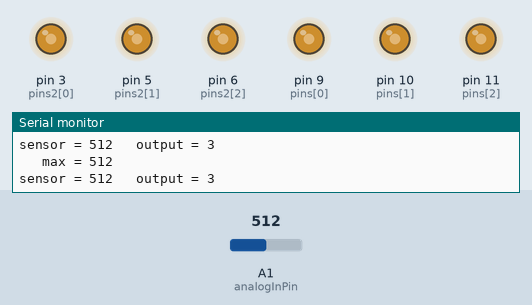
This sketch was run on a simulated Arduino Uno, built with avr-gcc and run on an emulated ATmega328P. Parts: output pins drawn as LEDs (lit = HIGH), the last lines printed to the serial monitor. The inputs (shaded band) are chosen by the test bench; at power-on: A1 (analogInPin) = 512.

Above: at 1.2 s.
1.3 s: A1 (analogInPin) set to 990
At 2.1 s:
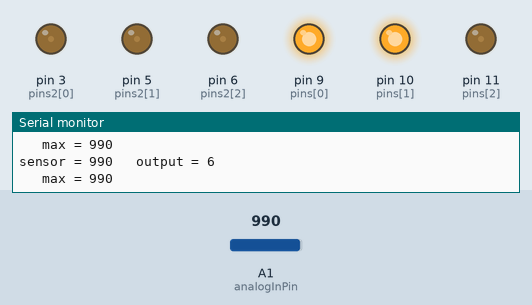
2.8 s: A1 (analogInPin) set to 1013
At 3.3 s:
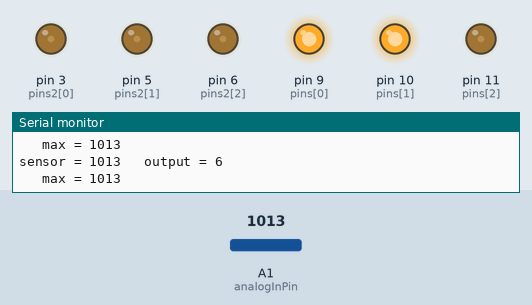
5.8 s: A1 (analogInPin) set to 900
At 6.6 s:
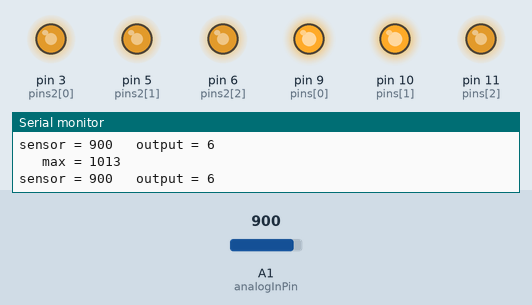
7.3 s: A1 (analogInPin) set to 109
At 8.5 s:
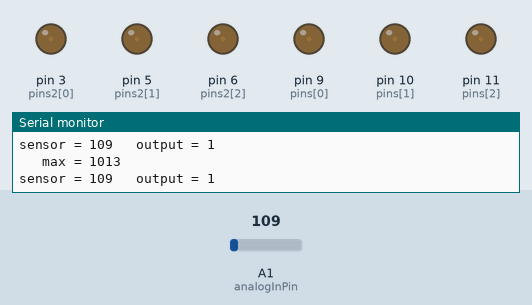
8.8 s: A1 (analogInPin) set to 88
At 9.8 s:
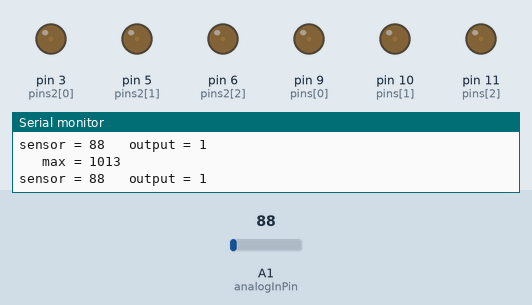
11.8 s: A1 (analogInPin) set to 11
At 12.2 s:
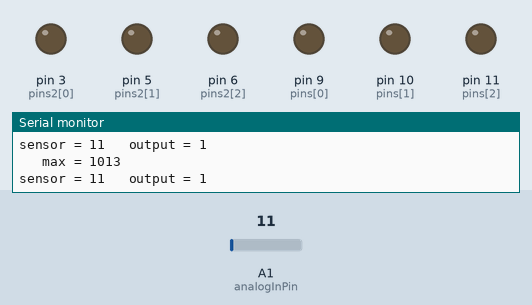
13.3 s: A1 (analogInPin) set to 8
Timing chart, 0 to 16.3 s (numbered marks = the images above; inputs shaded):
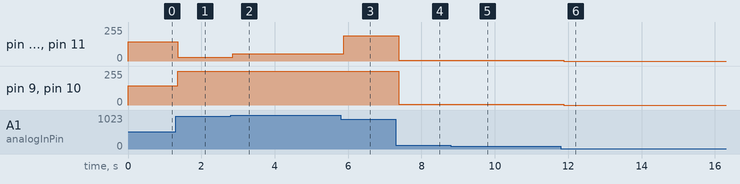

Measured:
- after the input at 1.3 s, pin 3 (pins2[0]), pin 5 (pins2[1]), pin 6 (pins2[2]), pin 11 (pins[2]): 144/255 → 28/255 after 0.05 s; pin 9 (pins[0]), pin 10 (pins[1]): 144/255 → 255/255 after 0.05 s
- after the input at 2.8 s, pin 3 (pins2[0]), pin 5 (pins2[1]), pin 6 (pins2[2]), pin 11 (pins[2]): 28/255 → 53/255 after 0.06 s
- after the input at 5.8 s, pin 3 (pins2[0]), pin 5 (pins2[1]), pin 6 (pins2[2]), pin 11 (pins[2]): 53/255 → 190/255 after 0.08 s
- after the input at 7.3 s, pin 3 (pins2[0]), pin 5 (pins2[1]), pin 6 (pins2[2]), pin 11 (pins[2]): 190/255 → 6/255 after 0.08 s; pin 9 (pins[0]), pin 10 (pins[1]): 255/255 → 6/255 after 0.08 s
- after the input at 8.8 s, pin 3 (pins2[0]), pin 5 (pins2[1]), pin 6 (pins2[2]), pin 9 (pins[0]), pin 10 (pins[1]), pin 11 (pins[2]): 6/255 → 4/255 after 0.08 s
- after the input at 11.8 s, pin 3 (pins2[0]), pin 5 (pins2[1]), pin 6 (pins2[2]), pin 9 (pins[0]), pin 10 (pins[1]), pin 11 (pins[2]): 4/255 → 0/255 after 0.08 s

The sketch:

FadeThreeLEDs.ino
```cpp
/*FadeThreeLEDs: code to control brightness of three LEDs using
 * an IR proximity sensor.
 *
 * Gillian Rosen / gtr@andrew.cmu.edu
 *
 */

// These constants won't change.  They're used to give names
// to the pins used:
const int analogInPin = A1;  // Analog input pin that the potentiometer is attached to

int pins[] = {9,10,11};
int pins2[] = {3,5,6};

int sensorValue = 0;        // value read from the pot
int outputValue = 0;        // value output to the PWM (analog out)
int brightness = 0;
int maxValue = 0;
void setup() {
  for (int i = 0; i <= 2; i++){
    pinMode(pins[i],OUTPUT);
      pinMode(pins2[i],OUTPUT);
  }

  // initialize serial communications at 9600 bps:
  Serial.begin(9600);
}

void loop() {
  // read the analog in value:
  sensorValue = analogRead(analogInPin);
  // map it to the range of the analog out:
  outputValue = map(sensorValue, 0, 700, 1, 5);
  brightness = computeBrightness(sensorValue);

  if (sensorValue > maxValue) {
    maxValue = sensorValue;

  }

  // print the results to the serial monitor:
  Serial.print("sensor = " );
  Serial.print(sensorValue);
  Serial.print("\t output = ");
  Serial.println(outputValue);
Serial.print("\t max = ");
  Serial.println(maxValue);
 /* int onoff[] = {0,0,0};
  switch (outputValue){
    case 2:
    onoff[0] = 1;
    break;
    case 3:
    onoff[1] = 1;
    break;
    case 4:
    onoff[2] = 1;
    break;
    default:
    break;
  }
  */
 /* for (int i = pins[0]; i <= pins[2]; i++){
   //for changing color with distance
   //digitalWrite(i+10,onoff[i]);

   //for fade
   analogWrite(i,brightness);
  }
  */
  for(int i = 0; i <=2 ; i++){
    analogWrite(pins[i],brightness);
    analogWrite(pins2[i],brightness);

  }

  // wait 2 milliseconds before the next loop
  // for the analog-to-digital converter to settle
  // after the last reading:
  delay(2);
}

int computeBrightness(int sv){
  if (sv < 50){
    return 0;
  }
  return map(pow(sv,2),50,pow(680,2),0,255);
  }
```
